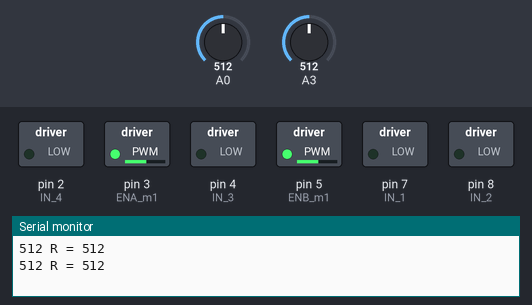
Simulated run of this sketch. Board: Arduino Uno, built with avr-gcc and run on an emulated ATmega328P. Shown: switched loads named in the sketch (green lamp = pin HIGH), the last lines printed to the serial monitor. The test bench sets the inputs (shaded band); at power-on: A0 = 512, A3 = 512.

Above: at 10.9 s.
11.0 s: A0 set to 216
21.5 s: A0 set to 185
At 31.6 s:
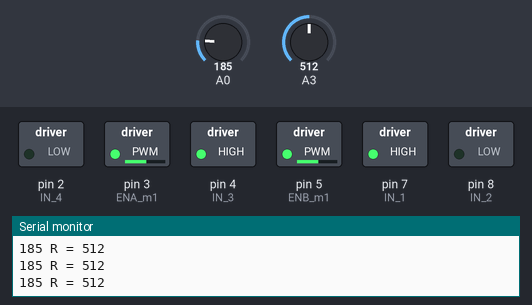
31.9 s: A3 set to 209
45.9 s: A3 set to 188
At 47.0 s:
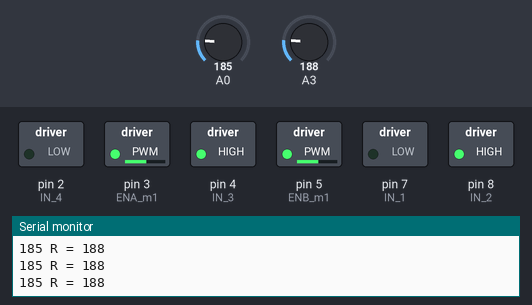
56.0 s: A0 set to 210
At 56.9 s:
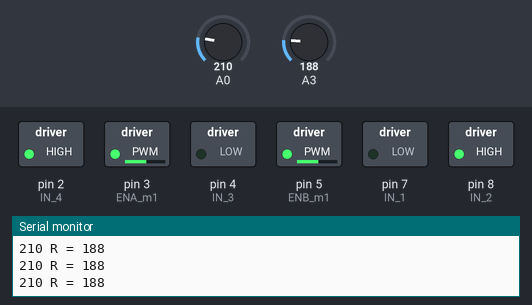
66.1 s: A0 set to 190
At 66.7 s:
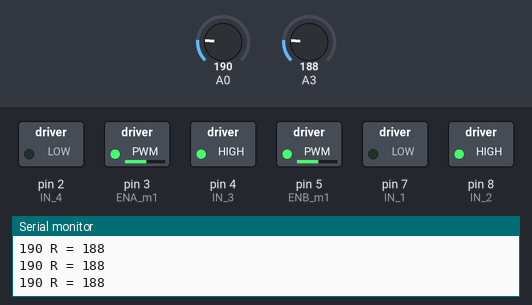
Timing chart, 0 to 69.1 s (numbered marks = the images above; inputs shaded):
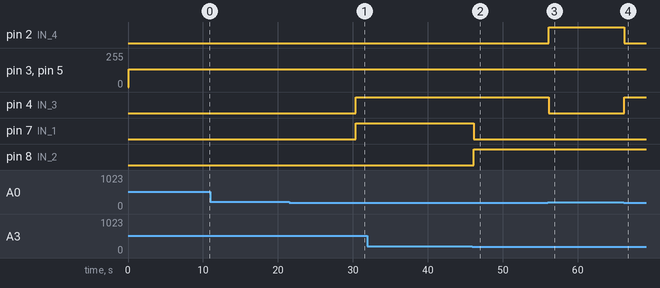

Measured:
- the behaviour switches between 200 and 199 on A0 (found by bisection; images 0 and 1)
- the behaviour switches between 200 and 199 on A3 (found by bisection; images 1 and 2)
- after the input at 21.5 s, pin 4 (IN_3), pin 7 (IN_1): LOW → HIGH after 8.9 s
- after the input at 45.9 s, pin 7 (IN_1): HIGH → LOW after 0.20 s; pin 8 (IN_2): LOW → HIGH after 0.20 s
- after the input at 56.0 s, pin 2 (IN_4): LOW → HIGH after 0.16 s; pin 4 (IN_3): HIGH → LOW after 0.16 s
- after the input at 66.1 s, pin 2 (IN_4): HIGH → LOW after 0.12 s; pin 4 (IN_3): LOW → HIGH after 0.12 s

The sketch:

seguirlinha_18052022.ino
```cpp
/*
 * Forbiddenbit.com
 */

 #define IN_1 7
 #define IN_2 8
 #define IN_3 4
 #define IN_4 2
 #define ENA_m1 3
 #define ENB_m1 5

 int valueENA_m1=135; // speed motor 1
 int valueENB_m1=135; // speed motor 2

void setup() {
 Serial.begin (9600);
    pinMode(ENA_m1, OUTPUT);
    pinMode(ENB_m1, OUTPUT);
    pinMode(IN_1, OUTPUT);
    pinMode(IN_2, OUTPUT);
    pinMode(IN_3, OUTPUT);
    pinMode(IN_4, OUTPUT);


}

void loop() {

int LEFT_SENSOR = analogRead(A0);
int RIGHT_SENSOR = analogRead(A3);
Serial.print(LEFT_SENSOR);
  Serial.print(" R = ");
  Serial.println(RIGHT_SENSOR);
delay(100);

if(RIGHT_SENSOR<200 && LEFT_SENSOR<200) //FORWARD
{
      digitalWrite(IN_1, LOW);
   digitalWrite(IN_2, HIGH);
    digitalWrite(IN_3, HIGH);
   digitalWrite(IN_4, LOW);
    analogWrite(ENA_m1, valueENA_m1);
     analogWrite(ENB_m1, valueENB_m1);
}

else if(RIGHT_SENSOR>200 && LEFT_SENSOR<200) //LEFT
 {
    digitalWrite(IN_1, HIGH);
     digitalWrite(IN_2, LOW);
     digitalWrite(IN_3, HIGH);
    digitalWrite(IN_4, LOW);
      analogWrite(ENA_m1, valueENA_m1);
      analogWrite(ENB_m1, valueENB_m1);
}

else if(RIGHT_SENSOR<200 && LEFT_SENSOR>200) //RIGHT
 {
      digitalWrite(IN_1, LOW);
      digitalWrite(IN_2, HIGH);
      digitalWrite(IN_3, LOW);
      digitalWrite(IN_4, HIGH);
      analogWrite(ENA_m1, valueENA_m1);
      analogWrite(ENB_m1, valueENB_m1);
}

else if(RIGHT_SENSOR>200 && LEFT_SENSOR>200) //BACK
{

    digitalWrite(IN_1, LOW);
    digitalWrite(IN_2, LOW);
      digitalWrite(IN_3, LOW);
     digitalWrite(IN_4, LOW);
      analogWrite(ENA_m1, valueENA_m1);
      analogWrite(ENB_m1, valueENB_m1);
     delay(10000);
}

}
```
